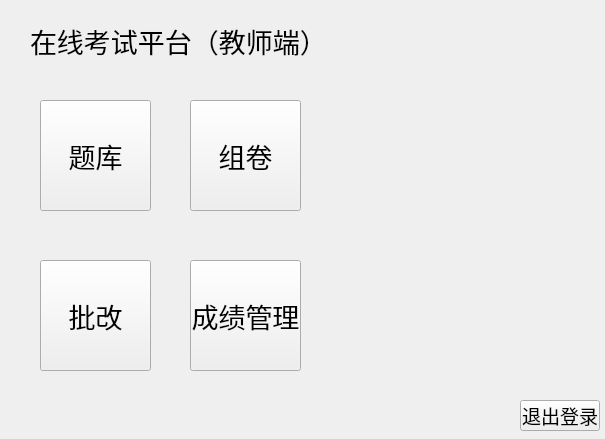
<?xml version="1.0" encoding="UTF-8"?>
<ui version="4.0">
 <class>teacherwindow</class>
 <widget class="QWidget" name="teacherwindow">
  <property name="geometry">
   <rect>
    <x>0</x>
    <y>0</y>
    <width>605</width>
    <height>439</height>
   </rect>
  </property>
  <property name="windowTitle">
   <string>Form</string>
  </property>
  <widget class="QPushButton" name="judge">
   <property name="geometry">
    <rect>
     <x>40</x>
     <y>260</y>
     <width>111</width>
     <height>111</height>
    </rect>
   </property>
   <property name="font">
    <font>
     <pointsize>20</pointsize>
    </font>
   </property>
   <property name="text">
    <string>批改</string>
   </property>
  </widget>
  <widget class="QPushButton" name="pushButton_2">
   <property name="enabled">
    <bool>true</bool>
   </property>
   <property name="geometry">
    <rect>
     <x>190</x>
     <y>100</y>
     <width>111</width>
     <height>111</height>
    </rect>
   </property>
   <property name="font">
    <font>
     <pointsize>20</pointsize>
    </font>
   </property>
   <property name="text">
    <string>组卷</string>
   </property>
   <property name="checkable">
    <bool>false</bool>
   </property>
  </widget>
  <widget class="QPushButton" name="Return1">
   <property name="enabled">
    <bool>true</bool>
   </property>
   <property name="geometry">
    <rect>
     <x>520</x>
     <y>400</y>
     <width>80</width>
     <height>31</height>
    </rect>
   </property>
   <property name="font">
    <font>
     <pointsize>14</pointsize>
    </font>
   </property>
   <property name="text">
    <string>退出登录</string>
   </property>
   <property name="checkable">
    <bool>false</bool>
   </property>
  </widget>
  <widget class="QLabel" name="label">
   <property name="geometry">
    <rect>
     <x>30</x>
     <y>10</y>
     <width>291</width>
     <height>61</height>
    </rect>
   </property>
   <property name="font">
    <font>
     <pointsize>20</pointsize>
    </font>
   </property>
   <property name="text">
    <string>在线考试平台（教师端）</string>
   </property>
  </widget>
  <widget class="QPushButton" name="createquestion">
   <property name="geometry">
    <rect>
     <x>40</x>
     <y>100</y>
     <width>111</width>
     <height>111</height>
    </rect>
   </property>
   <property name="font">
    <font>
     <pointsize>20</pointsize>
    </font>
   </property>
   <property name="text">
    <string>题库</string>
   </property>
  </widget>
  <widget class="QPushButton" name="manage">
   <property name="geometry">
    <rect>
     <x>190</x>
     <y>260</y>
     <width>111</width>
     <height>111</height>
    </rect>
   </property>
   <property name="font">
    <font>
     <pointsize>20</pointsize>
    </font>
   </property>
   <property name="text">
    <string>成绩管理</string>
   </property>
   <property name="checkable">
    <bool>false</bool>
   </property>
  </widget>
 </widget>
 <resources/>
 <connections/>
</ui>
